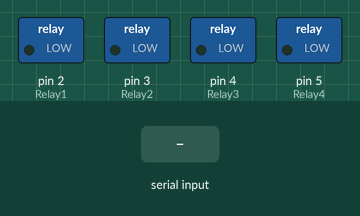
Simulated run of this sketch. Board: Arduino Uno, built with avr-gcc and run on an emulated ATmega328P. On the bench: switched loads named in the sketch (green lamp = pin HIGH). The inputs (shaded band) are chosen by the test bench.

Above: at 1.2 s.
1.3 s: "1" received over Serial
At 2.3 s:
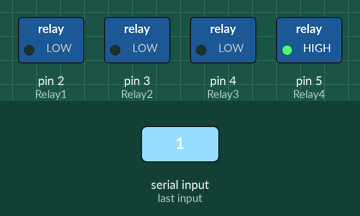
2.8 s: byte 1 (0x01) received over Serial
At 3.4 s:
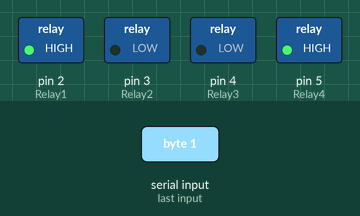
4.3 s: byte 17 (0x11) received over Serial
At 4.6 s:
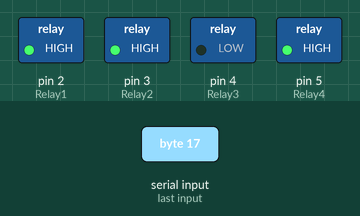
5.8 s: byte 0 (0x00) received over Serial
At 6.9 s:
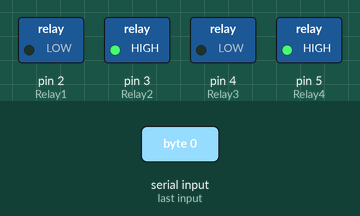
7.3 s: byte 33 (0x21) received over Serial
At 8.0 s:
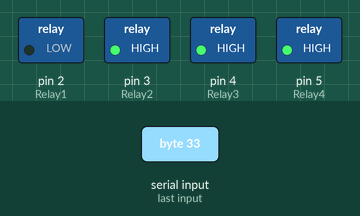
8.8 s: byte 16 (0x10) received over Serial
At 9.2 s:
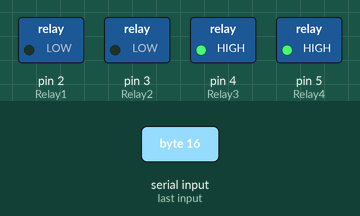
Timing chart, 0 to 11.3 s (numbered marks = the images above; inputs shaded):
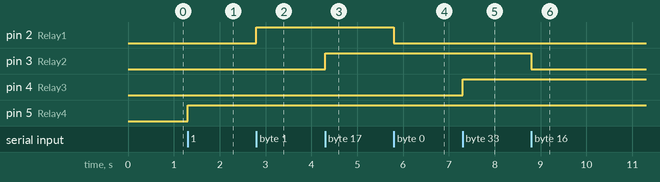

The sketch:

Relay4.ino
```cpp
///////////控制板IO/////////////

//电机控制端口设置
#define Relay1  2	//
#define Relay2  3 	//
#define Relay3  4 	//
#define Relay4  5 	//

int incomingByte = 0;

void setup() {
	Serial.begin(9600);
  	int i;
  	for (i=2; i<=5; i++) {
	  	pinMode(i, OUTPUT); //设置控制电机的各端口为输出模式
	}
}

void loop() {
    if (Serial.available() > 0) {
        incomingByte = Serial.read();
        switch (incomingByte) {
           case 0x00:
                digitalWrite(Relay1, LOW);
              	break;
           case 0x01:
                digitalWrite(Relay1, HIGH);
              	break;
           case 0x10:
                digitalWrite(Relay2, LOW);
              	break;
           case 0x11:
                digitalWrite(Relay2, HIGH);
              	break;
           case 0x20:
                digitalWrite(Relay3, LOW);
              	break;
           case 0x21:
                digitalWrite(Relay3, HIGH);
              	break;
           case 0x30:
                digitalWrite(Relay4, LOW);
              	break;
           case 0x31:
                digitalWrite(Relay4, HIGH);
              	break;
           default:
              	break;
        }
    }
}
//Serial.flush();
```

Measured:
- after the input at 1.3 s, pin 5 (Relay4): LOW → HIGH at once
- after the input at 2.8 s, pin 2 (Relay1): LOW → HIGH at once
- after the input at 4.3 s, pin 3 (Relay2): LOW → HIGH at once
- after the input at 5.8 s, pin 2 (Relay1): HIGH → LOW at once
- after the input at 7.3 s, pin 4 (Relay3): LOW → HIGH at once
- after the input at 8.8 s, pin 3 (Relay2): HIGH → LOW at once
